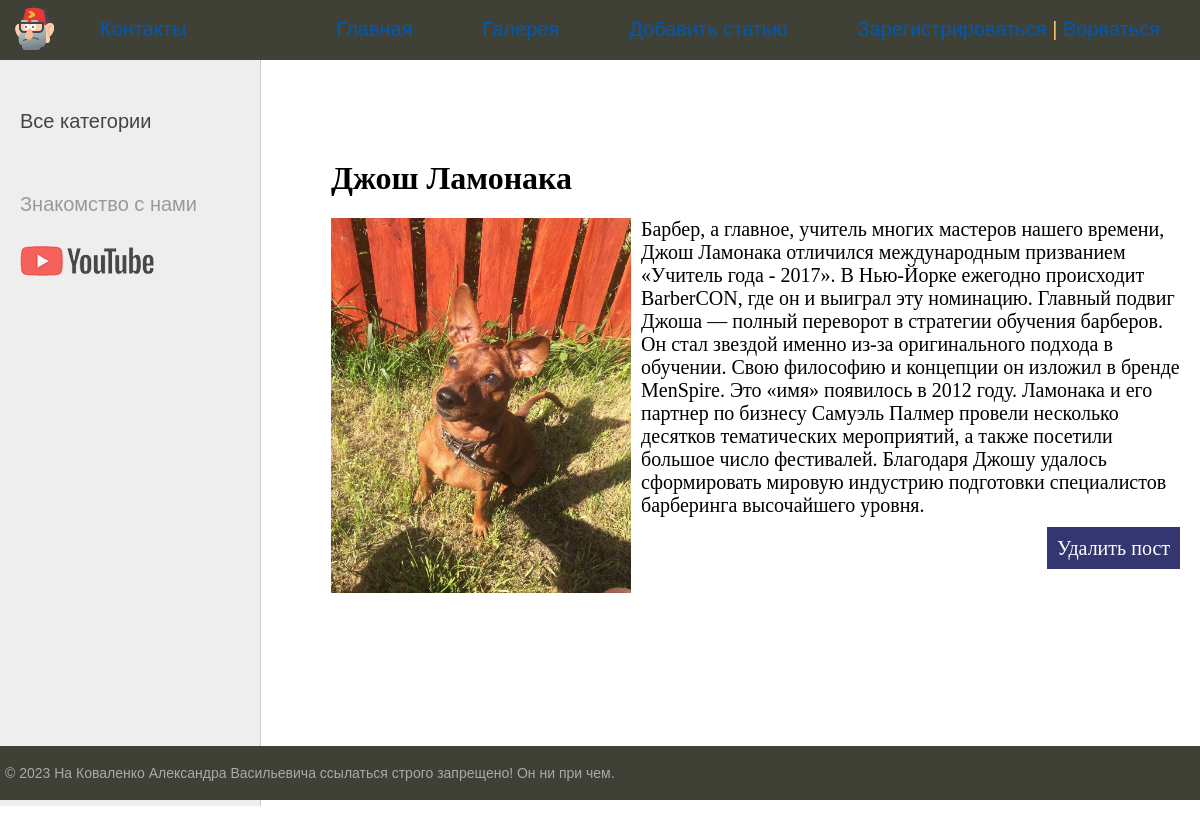
The app's page /post/2/ with its own data.
### barber/models.py (models this page shows, shortened)
class Barber(models.Model):
    title = models.CharField(max_length=255)
    content = models.TextField(blank=True)
    photo = models.ImageField(upload_to="photos/%Y/%m/%d/")
    time_create = models.DateTimeField(auto_now_add=True)
    time_update = models.DateTimeField(auto_now=True)
    is_published = models.BooleanField(default=True)
    cat = models.ForeignKey('Category', on_delete=models.PROTECT, null=True)
    class Meta:
        ordering = ['time_create', 'title'] # сортровка по времени созданияи по названию

### barber/views.py (the view)
# urls.py: path('post/<int:post_id>/', show_post, name='post'),
def show_post(request, post_id):
    post = get_object_or_404(Barber, pk=post_id) # функция get_-- работает, если нет искомого id
    context = {
        'post': post,
        'cat_selected': 1,
    }
    return render(request, 'barber/post.html', context=context)

### templates/barber/post.html (shortened to what this page needs)
{% extends 'barber/base.html' %}
{% block content %}
<h1>{{post.title}}</h1>
{% if post.photo %}
<p><img class="img-article-left" src="{{post.photo.url}}"></p>
{% endif %}
{{post.content}}
    <p class="link-read-post"><a href="{% url 'delete_post' post.id %}">Удалить пост</a></p>
{% endblock %}

### barber/static/barber/css/styles.css (style rules this page uses)
html, body { font-family: 'Arial'; margin: 0; padding: 0; height: 100%; width: 100%; color: #444; }
a { color: #0059b2; text-decoration: none; }
img { max-width: 600px; height: auto; }
img.img-article-left { max-width: 300px; height: auto; float: left; padding: 0 10px 10px 0; }
p.link-read-post { text-align: right; }
p.link-read-post a { padding: 10px; min-width: 100px; background: #333671; color: #fff; text-decoration: none; }
.content-text h1 { font-size: 32px; }

### records on screen
Barber: title "Джош Ламонака", photo (picture), content "Барбер, а главное, учитель многих мастеров нашего времени, Джош Ламонака отличился международным призванием «Учитель года - 2017». В Нью-Йорке ежегодно происходит BarberCON, где он и выиграл эту номинацию. Главный подвиг Джоша — полный переворот в стратегии обучения барберов. Он стал звездой именно из-за оригинального подхода в обучении. Свою философию и концепции он изложил в бренде MenSpire. Это «имя» появилось в 2012 году. Ламонака и его партнер по бизнесу Самуэль Палмер провели несколько десятков тематических мероприятий, а также посетили большое число фестивалей. Благодаря Джошу удалось сформировать мировую индустрию подготовки специалистов барберинга высочайшего уровня."
